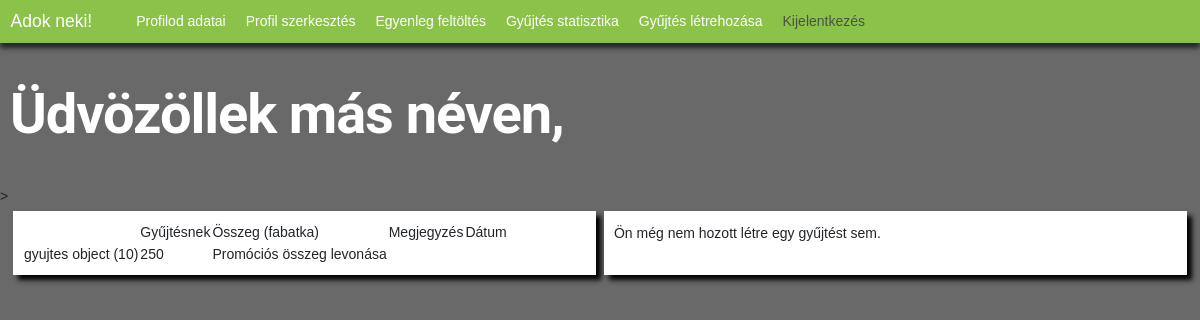
/gyujtesStat/ (signed in), run on the app's committed database.
### app/models.py (models this page shows, shortened)
class fizetes(models.Model):
    ki = models.ForeignKey(settings.AUTH_USER_MODEL, on_delete=models.CASCADE)
    gyujtesnek = models.ForeignKey(gyujtes, on_delete=models.CASCADE)
    mennyit = models.IntegerField()
    megjegyzes = models.CharField(null=True, max_length=255)
    datum = models.DateField(default=date.today())
    ido = models.TimeField(default=datetime.now().time())
    class Meta:
        ordering = ["id"]

class gyujtes(models.Model):
    publikalo = models.ForeignKey(
        settings.AUTH_USER_MODEL, on_delete=models.CASCADE)
    cim = models.CharField(max_length=255)
    leiras = models.TextField()
    promocios = models.BooleanField(default=False)
    minAr = models.IntegerField(null=False)
    cel = models.IntegerField()
    jelenleg = models.IntegerField(default=0)
    datum = models.DateField(default=date.today())
    ido = models.TimeField(default=datetime.now().time())
    celDatum = models.DateTimeField(null=True)
    class Meta:
        ordering = ["id"]
    def __str__(self) -> str:
        return super().__str__()

### app/views.py (the view)
# urls.py: path("gyujtesStat/", views.gyujtesStat, name="gyujtesStat"),
def gyujtesStat(request):
    UserModel = User.objects.get(id=request.user.id)
    fizetesek = fizetes.objects.filter(ki=UserModel.id)
    print("eltárolt fizetések")
    for i in fizetesek:
        print(i.id)
    print("fizetesek ==0?")
    if len(fizetesek) == 0:
        print("aha")
        fizetesek = "Ön még nem adományozott semmilyen célnak eddig."
    else:
        print("ha nem")
        print(len(fizetesek))
    gyujtesek = gyujtes.objects.filter(publikalo=UserModel.id)
    print("eltárolt gyüjtések")
    for i in gyujtesek:
        print(i.id)
    print("gyujtesek ==0?")
    if len(gyujtesek) == 0:
        print("aha")
        gyujtesek = "Ön még nem hozott létre egy gyűjtést sem."
    else:
        print("ha nem")
        print(gyujtesek)
        print(len(gyujtesek))
    return render(request, "templates/app/gyujtesStatisztika.html", {"cim": "Adok neki! - Gyűjtés és fizetés statisztikák", "fizetesek": fizetesek, "gyujtesek": gyujtesek})

### app/templates/app/gyujtesStatisztika.html (shortened to what this page needs)
{% extends "templates/app/layout/layout_nav.html" %}
{% block content %}
{% if user.is_authenticated %}
<h1 id="oldalcim">Üdvözöllek {{felhasznaloAlapertelmezett.first_name}} más néven,
    {{felhasznaloAlapertelmezett.username}} </h1>
>
<div id="oldal_dobozVER">
    <div id="doboz">
        {% if fizetes == "Ön még nem adományozott semmilyen célnak eddig."%}
        <p id="hiba">{{fizetesek}}</p>
        {%else%}
        <table>
            <thead>
                <th>
                <td>Gyűjtésnek</td>
                <td>Összeg (fabatka)</td>
                <td>Megjegyzés</td>
                <td>Dátum</td>
                </th>
            </thead>
            <tbody>
                {%for i in fizetesek%}
                <tr>
                    <td>{{i.gyujtesnek}}</td>
                    <td>{{i.mennyit}}</td>
                    <td>{{i.megjegyzes}}</td>
                </tr>
                {%endfor%}
            </tbody>
        </table>
        {%endif%}
    </div>
    <div id="doboz">
        {% if gyujtesek == "Ön még nem hozott létre egy gyűjtést sem."%}
        <p id="hiba">{{gyujtesek}}</p>
        {%endif%}
    </div>
</div>
{% else %}
<p id="alternativValasz">Úgy tűnik, hogy nem vagy bejelentkezve! <a href="{% url 'bejelentkezes' %}">Jelentkezz be</a>
    az oldal megtekintéséhez!</p>
{% endif %}
{% endblock %}

### app/static/app/main_style.css (style rules this page uses)
body { background-color: #696969; }
#oldalcim { color: white; font-weight: 700; padding: 10px; }
p { text-align: justify; }
#doboz { background-color: white; padding: 10px; box-shadow: 5px 5px 5px black; }
table { width:-moz-available }
#oldal_dobozVER { display: flex; flex-direction: row; align-items: stretch; justify-content: space-evenly; align-content: safe; padding: 5px; }
#oldal_dobozVER #doboz { width: 49%; }

### data on the page
fizetes: gyujtesnek "gyujtes object (10)", mennyit "250", megjegyzes "Promóciós összeg levonása"

### other printed values
{{ gyujtesek }} "Ön még nem hozott létre egy gyűjtést sem."
